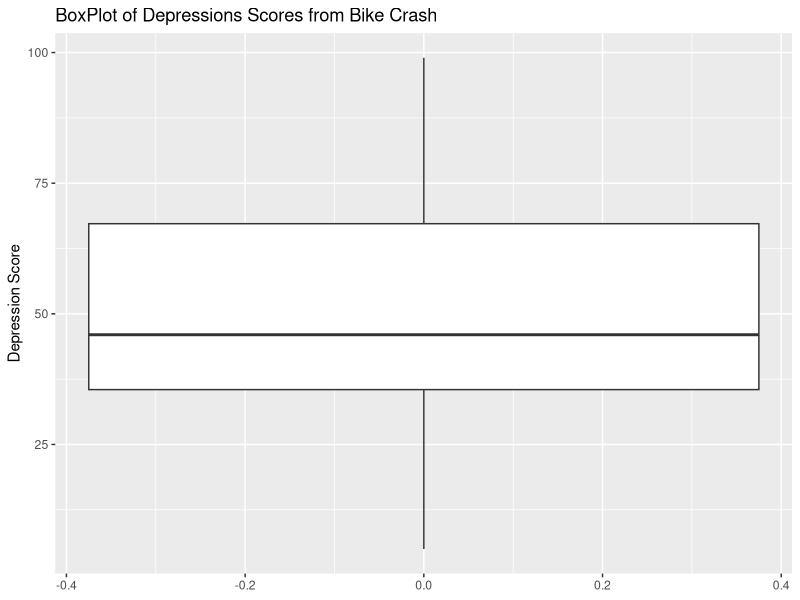
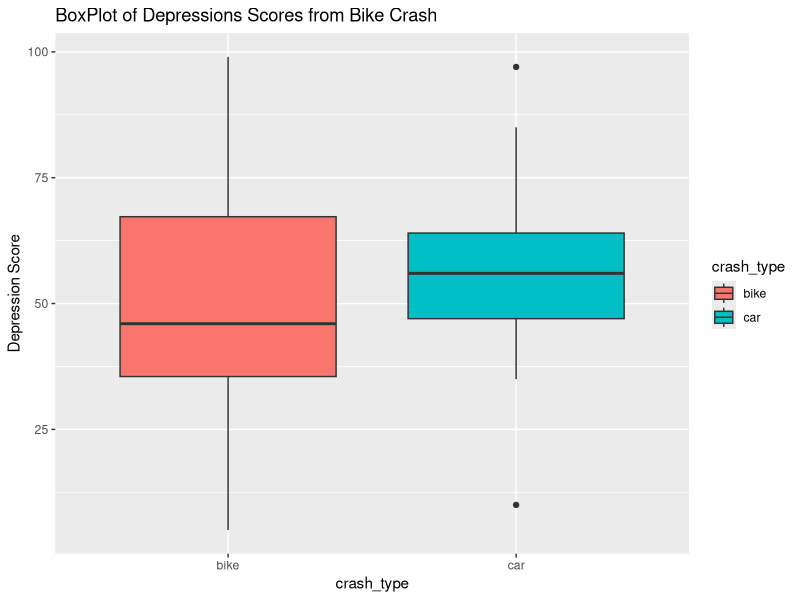

Write the R code that produced these figures, in order.
## ---- chunk 1
knitr::opts_chunk$set(echo = TRUE)

library(tidyverse)
## ---- chunk 2
dep_scr = c(45, 39, 25, 47, 49, 5, 70, 99, 74, 37, 99, 35, 8, 59)

summary(dep_scr)


## ---- chunk 3
plot_df = tibble(
  ppl = c(1:14),
  dep_scr = c(45, 39, 25, 47, 49, 5, 70, 99, 74, 37, 99, 35, 8, 59)
)

ggplot(plot_df, aes(y = dep_scr)) +
  geom_boxplot()+
  labs(
    title = "BoxPlot of Depressions Scores from Bike Crash",
    y = "Depression Score"
  )

## ---- chunk 4
bike_crash = c(45, 39, 25, 47, 49, 5, 70, 99, 74, 37, 99, 35, 8, 59)
car_crash = c(67, 50, 85, 43, 64, 35, 47, 97, 58, 58, 10, 56, 50)

plot_df = tibble(
  dep_scr = c(bike_crash,car_crash),
  crash_type = c(rep("bike", 14), rep("car", 13))
)

ggplot(plot_df) +
  geom_boxplot(
    aes(x = crash_type, y = dep_scr, fill = crash_type)
  ) +
  labs(
    title = "BoxPlot of Depressions Scores from Bike Crash",
    y = "Depression Score"
  )
